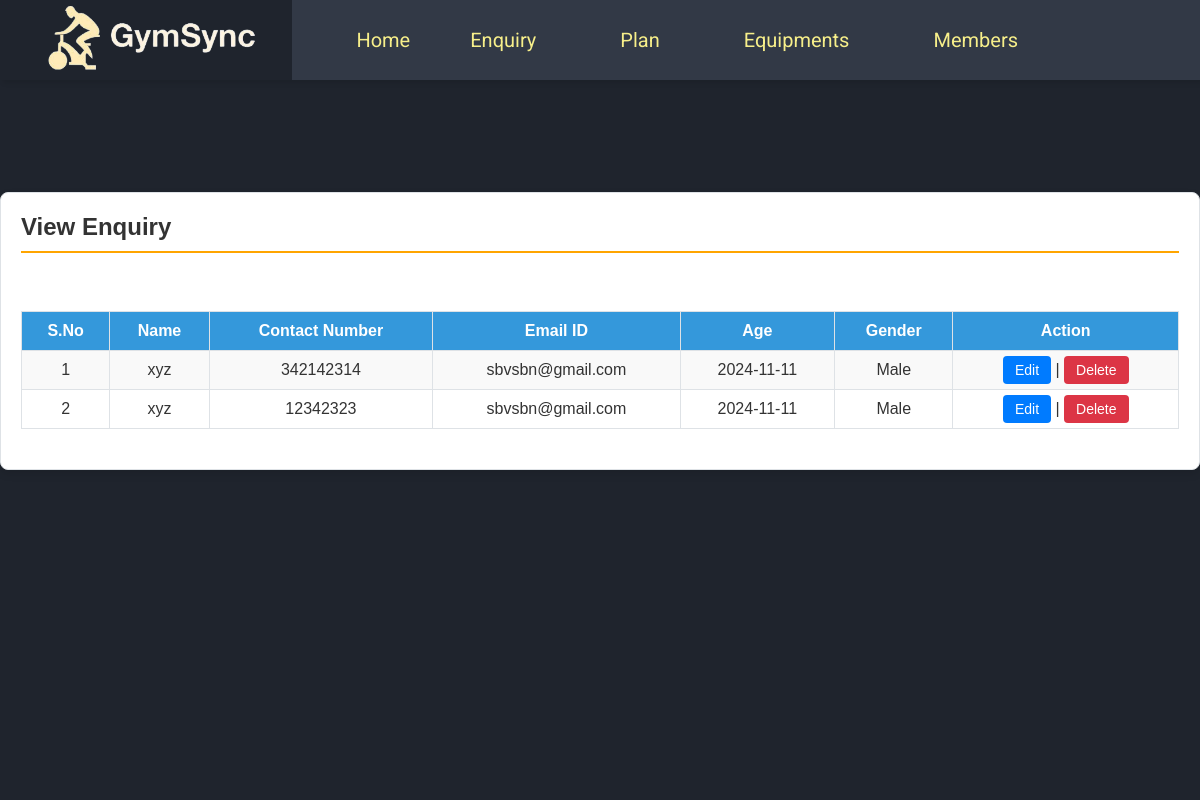
/viewEnquiry, run on the app's committed database.
### gym/models.py (models this page shows, shortened)
class Enquiry(models.Model):
    name = models.CharField(max_length=150, null=True)
    mobile = models.CharField(max_length=15, null=True)
    email = models.CharField(max_length=50, null=True)
    age = models.CharField(max_length=15, null=True)
    gender = models.CharField(max_length=10, null=True)

### gym/views.py (the view)
# urls.py: path("viewEnquiry", viewEnquiry, name="viewEnquiry"),
def viewEnquiry(request):
    enquiries = Enquiry.objects.all()  # You can add filters if needed
    return render(request, "viewEnquiry.html", locals())

### gym/templates/viewEnquiry.html (shortened to what this page needs)
{% include 'admin_nav.html' %}
{% load static %}
<html lang="en" class="no-focus">
  <link rel="stylesheet" id="css-main" href="{% static 'css/view-styles.css' %}" />
  <br /><br /><br /><br />
  <div class="container card shadow mt-5">
    <div class="card-body">
      <h5 class="p-2" style="border-bottom: 2px solid orange">View Enquiry</h5>
      <br />
      <div class="container-fluid content-container">
        <video autoplay loop muted plays-inline class="back-video">
          <source src="{% static 'images/bgvideo2.mp4' %}" />
        </video>
        <table id="example" class="table table-striped table-bordered" style="width: 100%">
          <thead class="text-white" style="background-color: #5d4037">
            <tr>
              <th>S.No</th>
              <th>Name</th>
              <th>Contact Number</th>
              <th>Email ID</th>
              <th>Age</th>
              <th>Gender</th>
              <th>Action</th>
            </tr>
          </thead>
          <tbody>
            {% for i in enquiries %}
            <tr>
              <td>{{ forloop.counter }}</td>
              <td>{{ i.name }}</td>
              <td>{{ i.mobile }}</td>
              <td>{{ i.email }}</td>
              <td>{{ i.age }}</td>
              <td>{{ i.gender }}</td>
              <td>
                <a href="{% url 'edit_Enquiry' i.id %}" class="btn btn-primary">Edit</a> |
                <a href="{% url 'delete_Enquiry' i.id %}" class="btn btn-danger" onclick="return confirm('Are you sure to delete this Enquiry?')">Delete</a>
              </td>
            </tr>
            {% empty %}
              <tr>
                <td colspan="7">No enquiries found.</td>
              </tr>
            {% endfor %}
          </tbody>
        </table>
      </div>
    </div>
  </div>
  <link rel="stylesheet" href="https://use.fontawesome.com/releases/v5.6.3/css/all.css" />
</html>

### gym/static/css/admin_nav_style.css (style rules this page uses)
* { margin: 0; padding: 0; }

### gym/static/css/view-styles.css (style rules this page uses)
.container { max-width: 1185px; margin: 0 auto; padding: 20px; }
.card { margin-top: 40px; background-color: white; border-radius: 8px; border: 1px solid #dee2e6; padding: 20px; box-shadow: 0 4px 8px rgba(0, 0, 0, 0.1); }
h5 { font-size: 24px; font-weight: bold; color: #333; padding-bottom: 10px; margin-bottom: 20px; border-bottom: 3px solid goldenrod; }
table { width: 100%; border-collapse: collapse; margin: 20px 0; }
table th, table td { padding: 10px; text-align: left; border: 1px solid #dee2e6; }
thead th { background-color: #3498db; color: white; font-weight: bold; text-align: center; }
tbody td { text-align: center; }
.table-bordered { border: 1px solid #dee2e6; }
.table-striped tbody tr:nth-of-type(odd) { background-color: #f9f9f9; }
.btn { padding: 6px 12px; font-size: 14px; border-radius: 4px; text-decoration: none; color: white; cursor: pointer; }
.btn-primary { background-color: #007bff; border: none; }
.btn-danger { background-color: #dc3545; border: none; }
.back-video { position: fixed; top: 0; left: 0; width: 100vw; height: 100vh; object-fit: cover; z-index: -1; }
@media (max-aspect-ratio: 16/9) { .back-video { width: auto; height: 100%; } }

### data on the page
Enquiry: name "xyz", mobile "342142314", email "sbvsbn@gmail.com", age "2024-11-11", gender "Male"
Enquiry: name "xyz", mobile "12342323", email "sbvsbn@gmail.com", age "2024-11-11", gender "Male"
